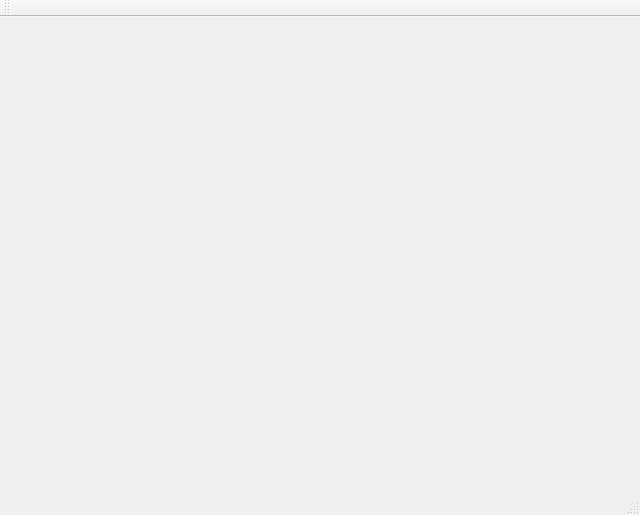
<?xml version="1.0" encoding="UTF-8"?>
<ui version="4.0">
 <class>MainWindow</class>
 <widget class="QMainWindow" name="MainWindow">
  <property name="geometry">
   <rect>
    <x>0</x>
    <y>0</y>
    <width>640</width>
    <height>515</height>
   </rect>
  </property>
  <property name="windowTitle">
   <string>MainWindow</string>
  </property>
  <widget class="QWidget" name="centralwidget"/>
  <widget class="QToolBar" name="menubar">
   <property name="geometry">
    <rect>
     <x>0</x>
     <y>0</y>
     <width>640</width>
     <height>21</height>
    </rect>
   </property>
  </widget>
  <widget class="QStatusBar" name="statusbar"/>
 </widget>
 <resources/>
 <connections/>
</ui>
